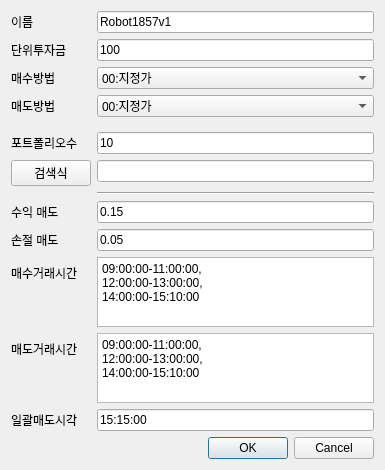
<?xml version="1.0" encoding="UTF-8"?>
<ui version="4.0">
 <class>Dialog</class>
 <widget class="QDialog" name="Dialog">
  <property name="geometry">
   <rect>
    <x>0</x>
    <y>0</y>
    <width>385</width>
    <height>464</height>
   </rect>
  </property>
  <property name="windowTitle">
   <string>Robot1857v1</string>
  </property>
  <layout class="QVBoxLayout" name="verticalLayout">
   <item>
    <widget class="QSplitter" name="splitter">
     <property name="orientation">
      <enum>Qt::Horizontal</enum>
     </property>
     <widget class="QWidget" name="layoutWidget">
      <layout class="QFormLayout" name="formLayout">
       <property name="fieldGrowthPolicy">
        <enum>QFormLayout::AllNonFixedFieldsGrow</enum>
       </property>
       <item row="0" column="0">
        <widget class="QLabel" name="label">
         <property name="text">
          <string>이름</string>
         </property>
        </widget>
       </item>
       <item row="0" column="1">
        <widget class="QLineEdit" name="lineEdit_name">
         <property name="text">
          <string>Robot1857v1</string>
         </property>
        </widget>
       </item>
       <item row="1" column="0">
        <widget class="QLabel" name="label_5">
         <property name="text">
          <string>단위투자금</string>
         </property>
        </widget>
       </item>
       <item row="1" column="1">
        <widget class="QLineEdit" name="lineEdit_unit">
         <property name="text">
          <string>100</string>
         </property>
        </widget>
       </item>
       <item row="2" column="0">
        <widget class="QLabel" name="label_7">
         <property name="text">
          <string>매수방법</string>
         </property>
        </widget>
       </item>
       <item row="2" column="1">
        <widget class="QComboBox" name="comboBox_buy_sHogaGb">
         <item>
          <property name="text">
           <string>00:지정가</string>
          </property>
         </item>
         <item>
          <property name="text">
           <string>03:시장가</string>
          </property>
         </item>
         <item>
          <property name="text">
           <string>05:조건부지정가</string>
          </property>
         </item>
         <item>
          <property name="text">
           <string>06:최유리지정가</string>
          </property>
         </item>
         <item>
          <property name="text">
           <string>07:최우선지정가</string>
          </property>
         </item>
        </widget>
       </item>
       <item row="3" column="0">
        <widget class="QLabel" name="label_8">
         <property name="text">
          <string>매도방법</string>
         </property>
        </widget>
       </item>
       <item row="3" column="1">
        <widget class="QComboBox" name="comboBox_sell_sHogaGb">
         <item>
          <property name="text">
           <string>00:지정가</string>
          </property>
         </item>
         <item>
          <property name="text">
           <string>03:시장가</string>
          </property>
         </item>
         <item>
          <property name="text">
           <string>05:조건부지정가</string>
          </property>
         </item>
         <item>
          <property name="text">
           <string>06:최유리지정가</string>
          </property>
         </item>
         <item>
          <property name="text">
           <string>07:최우선지정가</string>
          </property>
         </item>
        </widget>
       </item>
       <item row="4" column="0">
        <widget class="Line" name="line">
         <property name="orientation">
          <enum>Qt::Horizontal</enum>
         </property>
        </widget>
       </item>
       <item row="5" column="0">
        <widget class="QLabel" name="label_11">
         <property name="text">
          <string>포트폴리오수</string>
         </property>
        </widget>
       </item>
       <item row="5" column="1">
        <widget class="QLineEdit" name="lineEdit_portsize">
         <property name="text">
          <string>10</string>
         </property>
        </widget>
       </item>
       <item row="7" column="1">
        <widget class="QLineEdit" name="lineEdit_filename"/>
       </item>
       <item row="9" column="1">
        <widget class="Line" name="line_3">
         <property name="orientation">
          <enum>Qt::Horizontal</enum>
         </property>
        </widget>
       </item>
       <item row="7" column="0">
        <widget class="QPushButton" name="pushButton">
         <property name="text">
          <string>검색식</string>
         </property>
        </widget>
       </item>
       <item row="12" column="1">
        <widget class="QPlainTextEdit" name="plainTextEdit_buytime">
         <property name="plainText">
          <string>09:00:00-11:00:00,
12:00:00-13:00:00,
14:00:00-15:10:00</string>
         </property>
        </widget>
       </item>
       <item row="12" column="0">
        <widget class="QLabel" name="label_2">
         <property name="text">
          <string>매수거래시간</string>
         </property>
        </widget>
       </item>
       <item row="10" column="1">
        <widget class="QLineEdit" name="lineEdit_profitstop">
         <property name="text">
          <string>0.15</string>
         </property>
        </widget>
       </item>
       <item row="10" column="0">
        <widget class="QLabel" name="label_3">
         <property name="text">
          <string>수익 매도</string>
         </property>
        </widget>
       </item>
       <item row="14" column="1">
        <widget class="QLineEdit" name="lineEdit_sellall">
         <property name="text">
          <string>15:15:00</string>
         </property>
        </widget>
       </item>
       <item row="14" column="0">
        <widget class="QLabel" name="label_4">
         <property name="text">
          <string>일괄매도시각</string>
         </property>
        </widget>
       </item>
       <item row="13" column="0">
        <widget class="QLabel" name="label_6">
         <property name="text">
          <string>매도거래시간</string>
         </property>
        </widget>
       </item>
       <item row="13" column="1">
        <widget class="QPlainTextEdit" name="plainTextEdit_selltime">
         <property name="plainText">
          <string>09:00:00-11:00:00,
12:00:00-13:00:00,
14:00:00-15:10:00</string>
         </property>
        </widget>
       </item>
       <item row="11" column="0">
        <widget class="QLabel" name="label_9">
         <property name="text">
          <string>손절 매도</string>
         </property>
        </widget>
       </item>
       <item row="11" column="1">
        <widget class="QLineEdit" name="lineEdit_losscut">
         <property name="text">
          <string>0.05</string>
         </property>
        </widget>
       </item>
      </layout>
     </widget>
    </widget>
   </item>
   <item>
    <widget class="QDialogButtonBox" name="buttonBox">
     <property name="orientation">
      <enum>Qt::Horizontal</enum>
     </property>
     <property name="standardButtons">
      <set>QDialogButtonBox::Cancel|QDialogButtonBox::Ok</set>
     </property>
    </widget>
   </item>
  </layout>
 </widget>
 <resources/>
 <connections>
  <connection>
   <sender>buttonBox</sender>
   <signal>accepted()</signal>
   <receiver>Dialog</receiver>
   <slot>accept()</slot>
   <hints>
    <hint type="sourcelabel">
     <x>245</x>
     <y>340</y>
    </hint>
    <hint type="destinationlabel">
     <x>157</x>
     <y>274</y>
    </hint>
   </hints>
  </connection>
  <connection>
   <sender>buttonBox</sender>
   <signal>rejected()</signal>
   <receiver>Dialog</receiver>
   <slot>reject()</slot>
   <hints>
    <hint type="sourcelabel">
     <x>293</x>
     <y>340</y>
    </hint>
    <hint type="destinationlabel">
     <x>286</x>
     <y>274</y>
    </hint>
   </hints>
  </connection>
  <connection>
   <sender>pushButton</sender>
   <signal>clicked()</signal>
   <receiver>Dialog</receiver>
   <slot>SearchFile()</slot>
   <hints>
    <hint type="sourcelabel">
     <x>46</x>
     <y>164</y>
    </hint>
    <hint type="destinationlabel">
     <x>0</x>
     <y>195</y>
    </hint>
   </hints>
  </connection>
 </connections>
 <slots>
  <slot>gen_range()</slot>
  <slot>SearchFile()</slot>
 </slots>
</ui>
